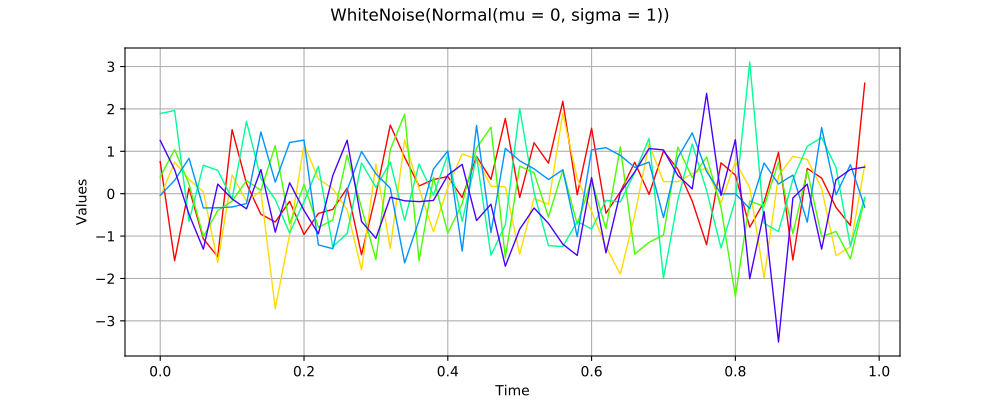

Here is the Python script that generated this plot:
import openturns as ot
from matplotlib import pyplot as plt
from openturns.viewer import View
if ot.WhiteNoise().__class__.__name__ == 'Process':
    # default to Gaussian for the interface class
    process = ot.GaussianProcess()
else:
    process = ot.WhiteNoise()
process.setTimeGrid(ot.RegularGrid(0.0, 0.02, 50))
process.setDescription(['$x$'])
sample = process.getSample(6)
sample_graph = sample.drawMarginal(0)
sample_graph.setTitle(str(process))

fig = plt.figure(figsize=(10, 4))
sample_axis = fig.add_subplot(111)
View(sample_graph, figure=fig, axes=[sample_axis], add_legend=False)
